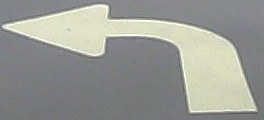
#> input picture src/scenes/templates/left_1.jpg, 264 x 120 px
$ python -i logo_match.py   (imports and definitions only)
#> lines starting #> are read from the running program, lines starting #| are printed output that depends on the picture
#> further down, picture is the input picture: shape (120, 264, 3); mean B, G, R 148.9, 154.2, 152.6
import cv2
import numpy as np
import os

class TemplateMatcher:
    def __init__(self, template_dir='/home/HwHiAiUser/Car/src/scenes/templates', match_threshold=0.7, nms_threshold=0.9):
#> called with match_threshold = 0.7, nms_threshold = 0.9
        self.templates = {}
        self.match_threshold = match_threshold
        self.nms_threshold = nms_threshold

        # 加载模板
        for name in ['left_1','left_2', 'left_3','right_1','right_2','right_3','turnaround_1','turnaround_2']:
            path = os.path.join(template_dir, f'{name}.jpg')
            template = cv2.imread(path, 0)
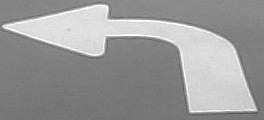
#> template: shape (120, 264); min 81, max 255, mean 153.1
            template = cv2.resize(template,(0,0),fx=0.25,fy=0.25) #为加快模型匹配速度，将模板缩放为原来的1/4
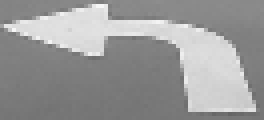
#> template: shape (30, 66) (shown 4 times larger); min 100, max 246, mean 153
            if template is None:
                print(f"[Warning] Template loading failed:{path}")
            else:
                self.templates[name] = template

    # [73 lines left out: functions filter_boxes, infer, nms, not called in this run]

>>> import cv2
>>> picture = cv2.imread('templates/left_1.jpg')
#> (the run stopped early here; a loop or call above may not have finished)
